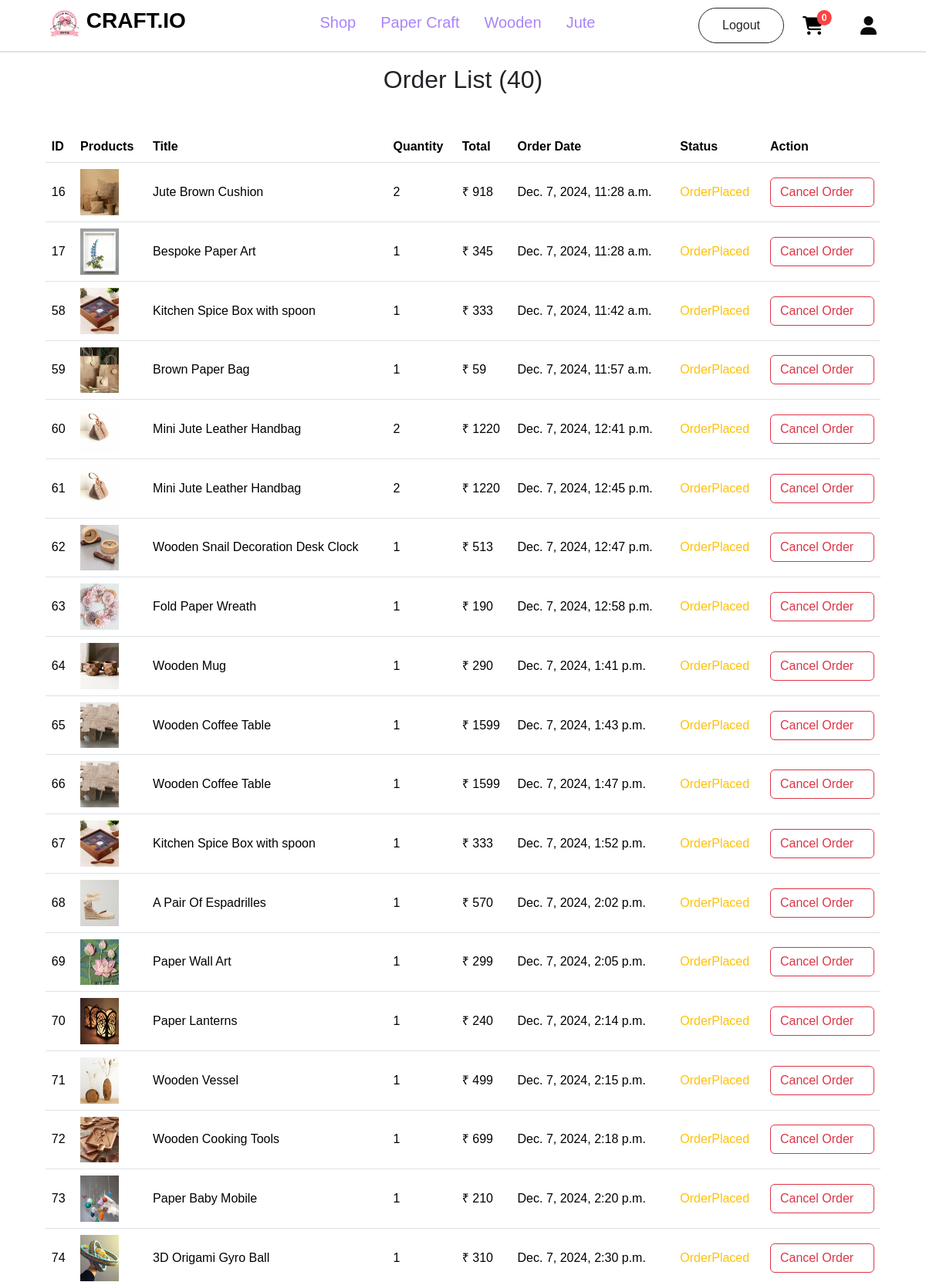
Page /customer/orderlist (signed in, upper part) on the committed database.
### account/models.py (models this page shows, shortened)
class Orders(models.Model):
    id = models.IntegerField(primary_key=True)
    product = models.ForeignKey(Productss, on_delete=models.CASCADE)
    user = models.ForeignKey(User, on_delete=models.CASCADE)
    datatime = models.DateTimeField(auto_now_add=True)
    quantity = models.IntegerField()
    total = models.IntegerField()
    options = (
        ('OrderPlaced', 'OrderPlaced'),
        ('Shipped', 'Shipped'),
        ('OutForDelivery', 'OutForDelivery'),
        ('Delivered', 'Delivered'),
        ('cancelled', 'cancelled')
    )
    status = models.CharField(max_length=100, default='OrderPlaced', choices=options)

class Productss(models.Model):
    title=models.CharField(max_length=100)
    description=models.CharField(max_length=500)
    price=models.IntegerField()
    offerprice=models.IntegerField()
    image=models.ImageField(upload_to='product_images')
    stock=models.IntegerField()
    ShippingFee=models.CharField(max_length=100,default='Free')
    created_at = models.DateTimeField(default=timezone.now)
    options=(
        ('PaperCraft','PaperCraft'),
        ('Wooden','Wooden'),
        ('Jute','Jute'),
    )
    category=models.CharField(max_length=100,choices=options)

### customer/views.py (the view)
# urls.py: path('orderlist', OrderListView.as_view(), name='orderlist'),
@method_decorator(decorator=decorators, name='dispatch')
class OrderListView(ListView):
    template_name = 'orderlist.html'
    context_object_name = 'orders'
    def get_queryset(self):
        return Orders.objects.filter(user=self.request.user)

### customer/context_processors.py (called while the page is built)
def item_count(request):
    if request.user.is_authenticated:
        cart_count=Cart.objects.filter(user=request.user).count()
        wishlist_count=Wishlist.objects.filter(user=request.user).count()
        order_count=Orders.objects.filter(user=request.user).count()
        return {'cart':cart_count,'wishlist':wishlist_count,'order':order_count}
    else:
        return {"cart":0,'wishlist':0,"order":0}

### customer/views.py (called while the page is built)
def signin_required(fn):
    def inner(request, *args, **kw):
        if request.user.is_authenticated:
            return fn(request, *args, **kw)
        else:
            messages.error(request, 'Please login First!!')
            return redirect('login')
    return inner

### customer/templates/orderlist.html (shortened to what this page needs)
{% extends 'navbar.html' %}
{% block content %}
<h2 class="text-center my-3">Order List ({{ orders.count }})</h2>
{% if orders %}
<div class="container mt-5 mb-5">
    <div class="table-container" style="width: 97%; margin: 0 auto;">
        <table class="table mt-5">
            <thead>
                <tr>
                    <th>ID</th>
                    <th>Products</th>
                    <th>Title</th>
                    <th>Quantity</th>
                    <th>Total</th>
                    <th>Order Date</th>
                    <th>Status</th>
                    <th>Action</th>
                </tr>
            </thead>
            <tbody>
                {% for i in orders %}
                <tr class="align-middle">
                    <td>{{ i.id }}</td>
                    <td>
                        <a href="{% url 'pdetail' i.product.id %}">
                            <img src="{{ i.product.image.url }}" alt="{{ i.product.title }}" class="img-fluid" height="50px" width="50px">
                        </a>
                    </td>
                    <td>{{ i.product.title }}</td>
                    <td>{{ i.quantity }}</td>
                    <td>&#8377; {{ i.total }}</td>
                    <td>{{ i.datatime }}</td>
                    <td>
                        {% if i.status == 'OrderPlaced' %}
                        <span class="text-warning">{{ i.status }}</span>
                        {% elif i.status == 'Shipped' %}
                        <span class="text-info">{{ i.status }}</span>
                        {% elif i.status == 'OutForDelivery' %}
                        <span class="text-primary">{{ i.status }}</span>
                        {% elif i.status == 'Delivered' %}
                        <span class="text-success">{{ i.status }}</span>
                        {% elif i.status == 'cancelled' %}
                        <span class="text-danger fw-bolder">{{ i.status }}</span>
                        {% endif %}
                    </td>
                    <td>
                        {% if i.status == 'OrderPlaced' %}
                        <a href="{% url 'corder' i.id %}" onclick="return confirm('Are you sure?')" class="btn btn-outline-danger">Cancel Order</a>
                        {% endif %}
                    </td>
                </tr>
                {% endfor %}
            </tbody>
        </table>
    </div>
</div>
{% else %}
<div style="display: flex; justify-content: center; align-items: center; height: 80vh; margin-top: 30px;">
    <img src="https://i.pinimg.com/originals/f6/e4/64/f6e464230662e7fa4c6a4afb92631aed.png" class="img-fluid rounded-top" alt="No orders found">
</div>
{% endif %}
{% endblock content %}

### customer/templates/navbar.html (style rules this page uses)
* { font-family: 'Parkinsans', sans-serif; }
.form-control, .btn { display: flex; align-items: center; }

### rows in the picture
Orders: id "16", product.image (picture), product "Jute Brown Cushion", quantity "2", total "918", datatime "Dec. 7, 2024, 11:28 a.m.", status "OrderPlaced", shows "Cancel Order"
Orders: id "17", product.image (picture), product "Bespoke Paper Art", quantity "1", total "345", datatime "Dec. 7, 2024, 11:28 a.m.", status "OrderPlaced", shows "Cancel Order"
Orders: id "58", product.image (picture), product "Kitchen Spice Box with spoon", quantity "1", total "333", datatime "Dec. 7, 2024, 11:42 a.m.", status "OrderPlaced", shows "Cancel Order"
Orders: id "59", product.image (picture), product "Brown Paper Bag", quantity "1", total "59", datatime "Dec. 7, 2024, 11:57 a.m.", status "OrderPlaced", shows "Cancel Order"
Orders: id "60", product.image (picture), product "Mini Jute Leather Handbag", quantity "2", total "1220", datatime "Dec. 7, 2024, 12:41 p.m.", status "OrderPlaced", shows "Cancel Order"
Orders: id "61", product.image (picture), product "Mini Jute Leather Handbag", quantity "2", total "1220", datatime "Dec. 7, 2024, 12:45 p.m.", status "OrderPlaced", shows "Cancel Order"
Orders: id "62", product.image (picture), product "Wooden Snail Decoration Desk Clock", quantity "1", total "513", datatime "Dec. 7, 2024, 12:47 p.m.", status "OrderPlaced", shows "Cancel Order"
Orders: id "63", product.image (picture), product "Fold Paper Wreath", quantity "1", total "190", datatime "Dec. 7, 2024, 12:58 p.m.", status "OrderPlaced", shows "Cancel Order"
Orders: id "64", product.image (picture), product "Wooden Mug", quantity "1", total "290", datatime "Dec. 7, 2024, 1:41 p.m.", status "OrderPlaced", shows "Cancel Order"
Orders: id "65", product.image (picture), product "Wooden Coffee Table", quantity "1", total "1599", datatime "Dec. 7, 2024, 1:43 p.m.", status "OrderPlaced", shows "Cancel Order"
Orders: id "66", product.image (picture), product "Wooden Coffee Table", quantity "1", total "1599", datatime "Dec. 7, 2024, 1:47 p.m.", status "OrderPlaced", shows "Cancel Order"
Orders: id "67", product.image (picture), product "Kitchen Spice Box with spoon", quantity "1", total "333", datatime "Dec. 7, 2024, 1:52 p.m.", status "OrderPlaced", shows "Cancel Order"
Orders: id "68", product.image (picture), product "A Pair Of Espadrilles", quantity "1", total "570", datatime "Dec. 7, 2024, 2:02 p.m.", status "OrderPlaced", shows "Cancel Order"
Orders: id "69", product.image (picture), product "Paper Wall Art", quantity "1", total "299", datatime "Dec. 7, 2024, 2:05 p.m.", status "OrderPlaced", shows "Cancel Order"
Orders: id "70", product.image (picture), product "Paper Lanterns", quantity "1", total "240", datatime "Dec. 7, 2024, 2:14 p.m.", status "OrderPlaced", shows "Cancel Order"
Orders: id "71", product.image (picture), product "Wooden Vessel", quantity "1", total "499", datatime "Dec. 7, 2024, 2:15 p.m.", status "OrderPlaced", shows "Cancel Order"
Orders: id "72", product.image (picture), product "Wooden Cooking Tools", quantity "1", total "699", datatime "Dec. 7, 2024, 2:18 p.m.", status "OrderPlaced", shows "Cancel Order"
Orders: id "73", product.image (picture), product "Paper Baby Mobile", quantity "1", total "210", datatime "Dec. 7, 2024, 2:20 p.m.", status "OrderPlaced", shows "Cancel Order"
Orders: id "74", product.image (picture), product "3D Origami Gyro Ball", quantity "1", total "310", datatime "Dec. 7, 2024, 2:30 p.m.", status "OrderPlaced", shows "Cancel Order"

### other values in the picture
{{ cart }} "0"
{{ orders.count }} "40"
